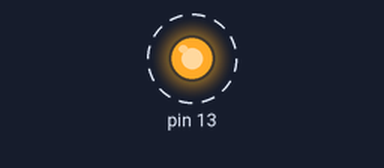
The sketch below on a simulated Arduino Uno, built with avr-gcc and run on an emulated ATmega328P. Shown: output pins drawn as LEDs (lit = HIGH). Dashed ring = blinking.

Above: at 0.1 s.
Timing chart, 0 to 3.0 s (numbered marks = the images above):
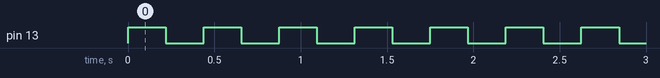

Measured:
- by itself, pin 13: alternates HIGH for 0.22 s and LOW for 0.22 s

The sketch:

fa02-led-low-level.ino
```cpp
#include <stdint.h>
#define LED_DELAY       100000

int main (void) {
  uint8_t* ptr;
  volatile uint32_t delay;

  ptr = 0x24;
  *ptr |= 0x20;

  ptr = 0x25;
  *ptr &= ~0x20;

  for (;;) {
    *ptr |= 0x20;
    for(delay = 0; delay < LED_DELAY; delay++);

    *ptr &= ~0x20;
    for(delay = 0; delay < LED_DELAY; delay++);
  }

  return 0;
}
```
